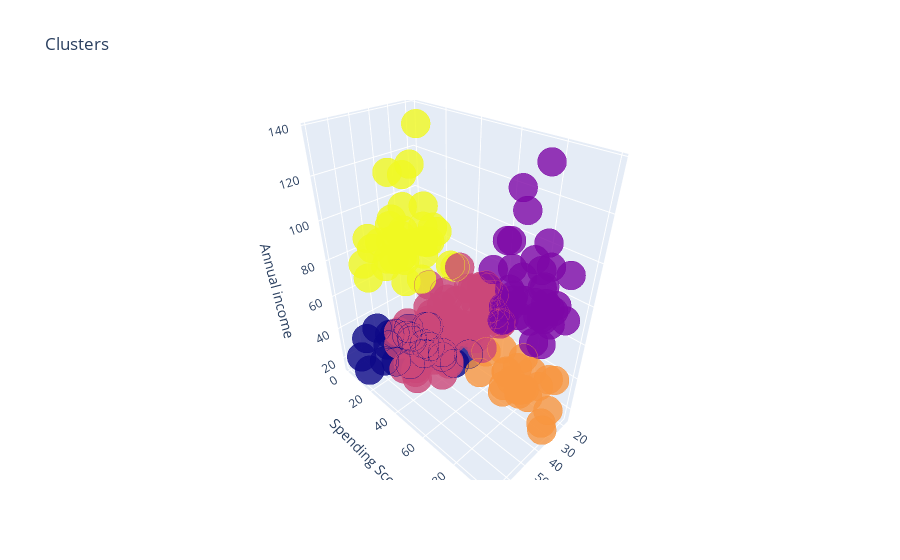

Here is the notebook cell this chart was saved with:
### Code cell
# Plotting the 3D graph
KMeansDistribution = go.Scatter3d(
    x = df['Age'],
    y = df['Spending Score (1-100)'],
    z = df['Annual Income (k$)'],
    mode = 'markers',
    marker = dict(
        color = df['Cluster Group'],
        size = 10,
        line = dict(
            color = df['Cluster Group'],
            width = 12
        ),
        opacity = 0.8
    )
)
data = [KMeansDistribution]
layout = go.Layout(
    title = 'Clusters',
    scene = dict(
        xaxis = dict(title = 'Age'),
        yaxis = dict(title = 'Spending Score'),
        zaxis = dict(title = 'Annual income')
    )
)
fig = go.Figure(data=data, layout=layout)
py.offline.iplot(fig)

### Figure 1 — Plotly figure (JSON) as saved in the notebook; plotly's stock layout.template omitted (floating-point values rounded to 4 significant figures; data arrays with more than 128 entries replaced by an {"elided": "..."} marker saying what was removed)
{"data": [{"marker": {"color": {"elided": "200 int values"}, "line": {"color": {"elided": "200 int values"}, "width": 12}, "opacity": 0.8, "size": 10}, "mode": "markers", "type": "scatter3d", "x": {"elided": "200 int values"}, "y": {"elided": "200 int values"}, "z": {"elided": "200 int values"}}], "layout": {"scene": {"xaxis": {"title": {"text": "Age"}}, "yaxis": {"title": {"text": "Spending Score"}}, "zaxis": {"title": {"text": "Annual income"}}}, "title": {"text": "Clusters"}}}
